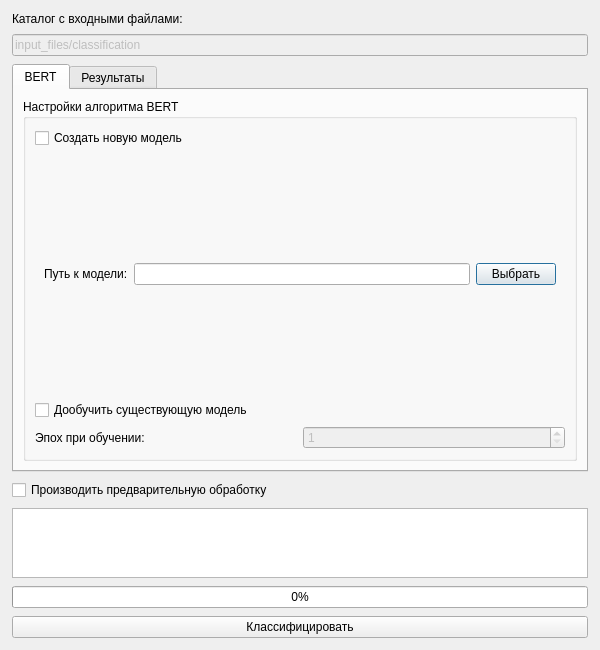
<?xml version="1.0" encoding="UTF-8"?>
<ui version="4.0">
 <class>DialogBertClassifier</class>
 <widget class="QDialog" name="DialogBertClassifier">
  <property name="geometry">
   <rect>
    <x>0</x>
    <y>0</y>
    <width>600</width>
    <height>650</height>
   </rect>
  </property>
  <property name="windowTitle">
   <string>BERT классификатор</string>
  </property>
  <layout class="QVBoxLayout" name="verticalLayoutMain">
   <property name="spacing">
    <number>8</number>
   </property>
   <property name="margin">
    <number>12</number>
   </property>
   <item>
    <widget class="QLabel" name="label">
     <property name="text">
      <string>Каталог с входными файлами:</string>
     </property>
    </widget>
   </item>
   <item>
    <widget class="QLineEdit" name="lineEditInputDir">
     <property name="enabled">
      <bool>false</bool>
     </property>
     <property name="text">
      <string>input_files/classification</string>
     </property>
     <property name="readOnly">
      <bool>true</bool>
     </property>
    </widget>
   </item>
   <item>
    <widget class="QTabWidget" name="tabWidget">
     <property name="currentIndex">
      <number>0</number>
     </property>
     <widget class="QWidget" name="tab_bert">
      <attribute name="title">
       <string>BERT</string>
      </attribute>
      <layout class="QVBoxLayout" name="verticalLayout_2">
       <item>
        <widget class="QGroupBox" name="groupBox">
         <property name="title">
          <string>Настройки алгоритма BERT</string>
         </property>
         <layout class="QVBoxLayout" name="verticalLayout_5">
          <item>
           <widget class="QCheckBox" name="checkCreateModel">
            <property name="text">
             <string>Создать новую модель</string>
            </property>
           </widget>
          </item>
          <item>
           <widget class="QWidget" name="existingModelGroup">
            <layout class="QVBoxLayout" name="verticalLayoutExisting">
             <item>
              <layout class="QHBoxLayout" name="horizontalLayoutModel">
               <item>
                <widget class="QLabel" name="labelModelPath">
                 <property name="text">
                  <string>Путь к модели:</string>
                 </property>
                </widget>
               </item>
               <item>
                <widget class="QLineEdit" name="lineModelPath"/>
               </item>
               <item>
                <widget class="QPushButton" name="btnSelectModel">
                 <property name="text">
                  <string>Выбрать</string>
                 </property>
                </widget>
               </item>
              </layout>
             </item>
            </layout>
           </widget>
          </item>
          <item>
           <widget class="QCheckBox" name="checkFineTune">
            <property name="text">
             <string>Дообучить существующую модель</string>
            </property>
           </widget>
          </item>
          <item>
           <layout class="QHBoxLayout" name="horizontalLayoutFineTune">
           </layout>
          </item>
          <item>
           <layout class="QHBoxLayout" name="horizontalLayoutEpochs">
            <item>
             <widget class="QLabel" name="label_count_epoch">
              <property name="text">
               <string>Эпох при обучении:</string>
              </property>
             </widget>
            </item>
            <item>
             <widget class="QSpinBox" name="spin_box_count_epoch">
              <property name="minimum">
               <number>1</number>
              </property>
              <property name="maximum">
               <number>100</number>
              </property>
              <property name="value">
               <number>1</number>
              </property>
              <property name="enabled">
               <bool>false</bool>
              </property>
             </widget>
            </item>
           </layout>
          </item>
         </layout>
        </widget>
       </item>
      </layout>
     </widget>
     <widget class="QWidget" name="tab_results">
      <attribute name="title">
       <string>Результаты</string>
      </attribute>
      <layout class="QVBoxLayout" name="verticalLayoutResults">
       <item>
        <widget class="QLabel" name="labelMetrics">
         <property name="text">
          <string>Метрики классификации:</string>
         </property>
        </widget>
       </item>
       <item>
        <widget class="QTableWidget" name="tableMetrics">
         <property name="columnCount">
          <number>4</number>
         </property>
         <property name="rowCount">
          <number>0</number>
         </property>
         <property name="horizontalHeaderLabels">
          <stringlist>
           <string>Accuracy</string>
           <string>Precision</string>
           <string>Recall</string>
           <string>F1-Score</string>
          </stringlist>
         </property>
        </widget>
       </item>
       <item>
        <widget class="QLabel" name="labelConfusionMatrix">
         <property name="text">
          <string>Распределение по классам:</string>
         </property>
        </widget>
       </item>
       <item>
        <widget class="QTableWidget" name="tableConfusionMatrix">
         <property name="columnCount">
          <number>0</number>
         </property>
         <property name="rowCount">
          <number>0</number>
         </property>
        </widget>
       </item>
      </layout>
     </widget>
    </widget>
   </item>
   <item>
    <widget class="QCheckBox" name="checkBoxNeedPreprocessing">
     <property name="text">
      <string>Производить предварительную обработку</string>
     </property>
    </widget>
   </item>
   <item>
    <widget class="QTextEdit" name="textEdit">
     <property name="readOnly">
      <bool>true</bool>
     </property>
     <property name="sizePolicy">
      <sizepolicy hsizetype="Expanding" vsizetype="Expanding">
       <horstretch>0</horstretch>
       <verstretch>1</verstretch>
      </sizepolicy>
     </property>
    </widget>
   </item>
   <item>
    <widget class="QProgressBar" name="progressBar">
     <property name="value">
      <number>0</number>
     </property>
    </widget>
   </item>
   <item>
    <widget class="QPushButton" name="buttonClassify">
     <property name="text">
      <string>Классифицировать</string>
     </property>
     <property name="sizePolicy">
      <sizepolicy hsizetype="Expanding" vsizetype="Fixed">
       <horstretch>0</horstretch>
       <verstretch>0</verstretch>
      </sizepolicy>
     </property>
    </widget>
   </item>
  </layout>
 </widget>
 <resources/>
 <connections/>
</ui>
